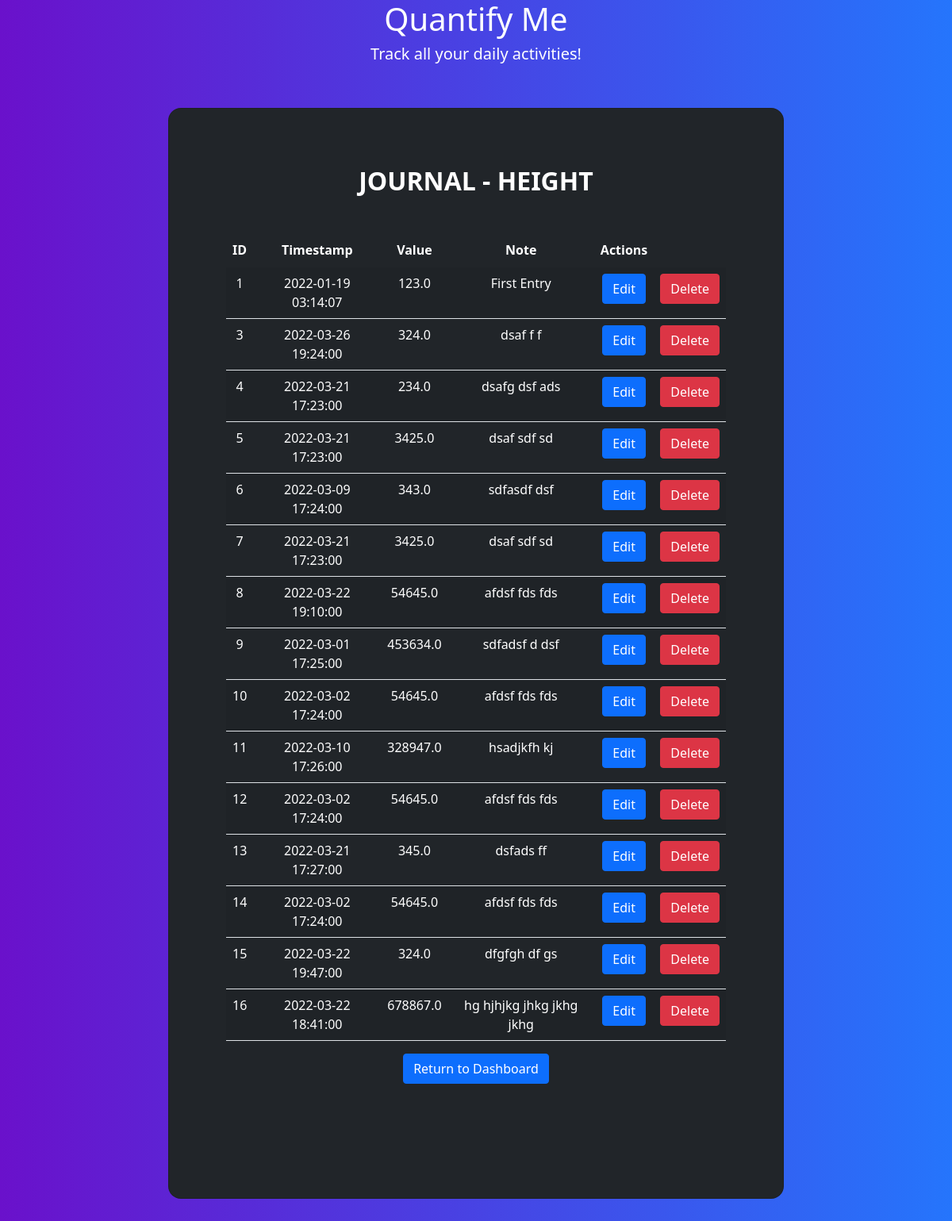
Page /trackers/Height on the earlier database version.
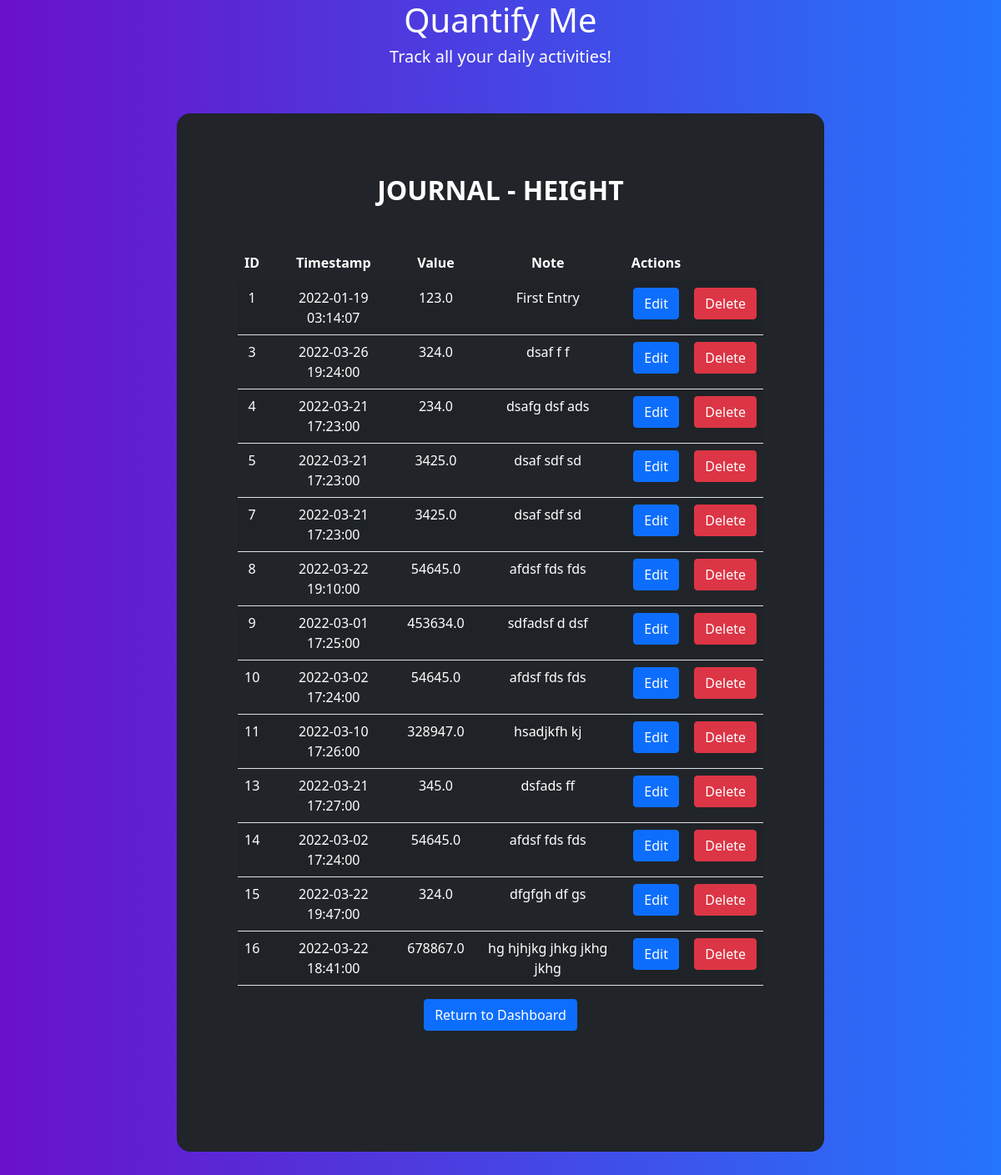
Same page on the later database version.
### app/models.py (models this page shows)
class Tracker(db.Model):
    __tablename__ = 'trackers'
    tracker_id = db.Column(db.Integer, primary_key=True, autoincrement=True)
    user_id = db.Column(db.Integer, db.ForeignKey('users.user_id'), nullable=False)
    name = db.Column(db.String(80), nullable=False)
    description = db.Column(db.Text, nullable=False)
    tracker_type = db.Column(db.Integer, nullable=False) #, db.ForeignKey('tracker_types.id'), nullable=False)
    settings = db.Column(db.Text)

class Log(db.Model):
    __tablename__ = 'logs'
    id = db.Column(db.Integer, primary_key=True, autoincrement=True)
    tracker_id = db.Column(db.Integer, db.ForeignKey('trackers.tracker_id'), nullable=False)
    user_id = db.Column(db.Integer, db.ForeignKey('users.user_id'), nullable=False)
    timestamp = db.Column(db.DateTime, nullable=False)
    value = db.Column(db.Float, nullable=False)
    note = db.Column(db.Text, nullable=False)

### app/controllers.py (the view)
@app.route('/trackers/<tracker>', methods=['GET','POST'])
def journal(tracker):
    tracker = Tracker.query.filter_by(name=tracker).first()
    logs = Log.query.filter_by(tracker_id=tracker.tracker_id).all()
    return render_template('journal.html', tracker=tracker, logs=logs)

### templates/journal.html (shortened to what this page needs)
<!DOCTYPE html>
<html lang="en">
  <head>
    <link rel="stylesheet" href="../static/bootstrap/css/bootstrap.min.css" />
    <link rel="stylesheet" href="../static/style.css" />
  </head>
  <body class="gradient-custom">
    <div class="text-center text-white">
      <h1>Quantify Me</h1>
      <h5>Track all your daily activities!</h5>
    </div>
    <section class="vh-75 gradient-custom">
      <div class="container-fluid py-5 h-100">
        <div class="row d-flex justify-content-center align-items-center h-100">
          <div class="col-12 col-md-8 col-lg-6 col-xl-8">
            <div class="card bg-dark text-white" style="border-radius: 1rem">
              <div class="card-body p-5 text-center">
                <div class="mb-md-5 mt-md-4 pb-5">
                  <h2 class="fw-bold mb-5 text-uppercase">Journal - {{ tracker.name }}</h2>
                  <div class="container">
                    <div class="row">
                      <div class="col-md-12">
                        <div class="row">
                          <div class="col-md-12">
                            <table class="table table-striped">
                              <thead>
                                <tr class="text-white">
                                  <th>ID</th>
                                  <th>Timestamp</th>
                                  <th>Value</th>
                                  <th>Note</th>
                                  <th>Actions</th>
                                </tr>
                              </thead>
                              <tbody>
                                {% for log in logs %}
                                <tr>
                                  <td class="text-white">{{ log.id }}</td>
                                  <td class="text-white">{{ log.timestamp }}</td>
                                  <td class="text-white">{{ log.value  }}</td>
                                  <td class="text-white">{{ log.note }}</td>
                                  <td>
                                    <a href="/trackers/{{tracker.name}}/{{log.id}}/edit" class="btn btn-primary"> Edit </a>
                                  </td>
                                  <td>
                                    <a href="/trackers/{{tracker.name}}/{{log.id}}/delete" class="btn btn-danger"> Delete </a>
                                  </td>
                                </tr>
                                {% endfor %}
                              </tbody>
                            </table>
                          </div>
                        </div>
                      </div>
                    </div>
                  </div>
                  <td>
                    <a href="/home" class="btn btn-primary"> Return to Dashboard </a>
                  </td>
                </div>
              </div>
            </div>
          </div>
        </div>
      </div>
    </section>
  </body>
</html>

### static/style.css (style rules this page uses)
.gradient-custom { background: #6a11cb; background: -webkit-linear-gradient(to right, rgba(106, 17, 203, 1), rgba(37, 117, 252, 1)); background: linear-gradient(to right, rgba(106, 17, 203, 1), rgba(37, 117, 252, 1)) }

Differences in the rows shown:
removed Log: id "6", timestamp "2022-03-09 17:24:00", value "343.0", note "sdfasdf dsf"
removed Log: id "12", timestamp "2022-03-02 17:24:00", value "54645.0", note "afdsf fds fds"
